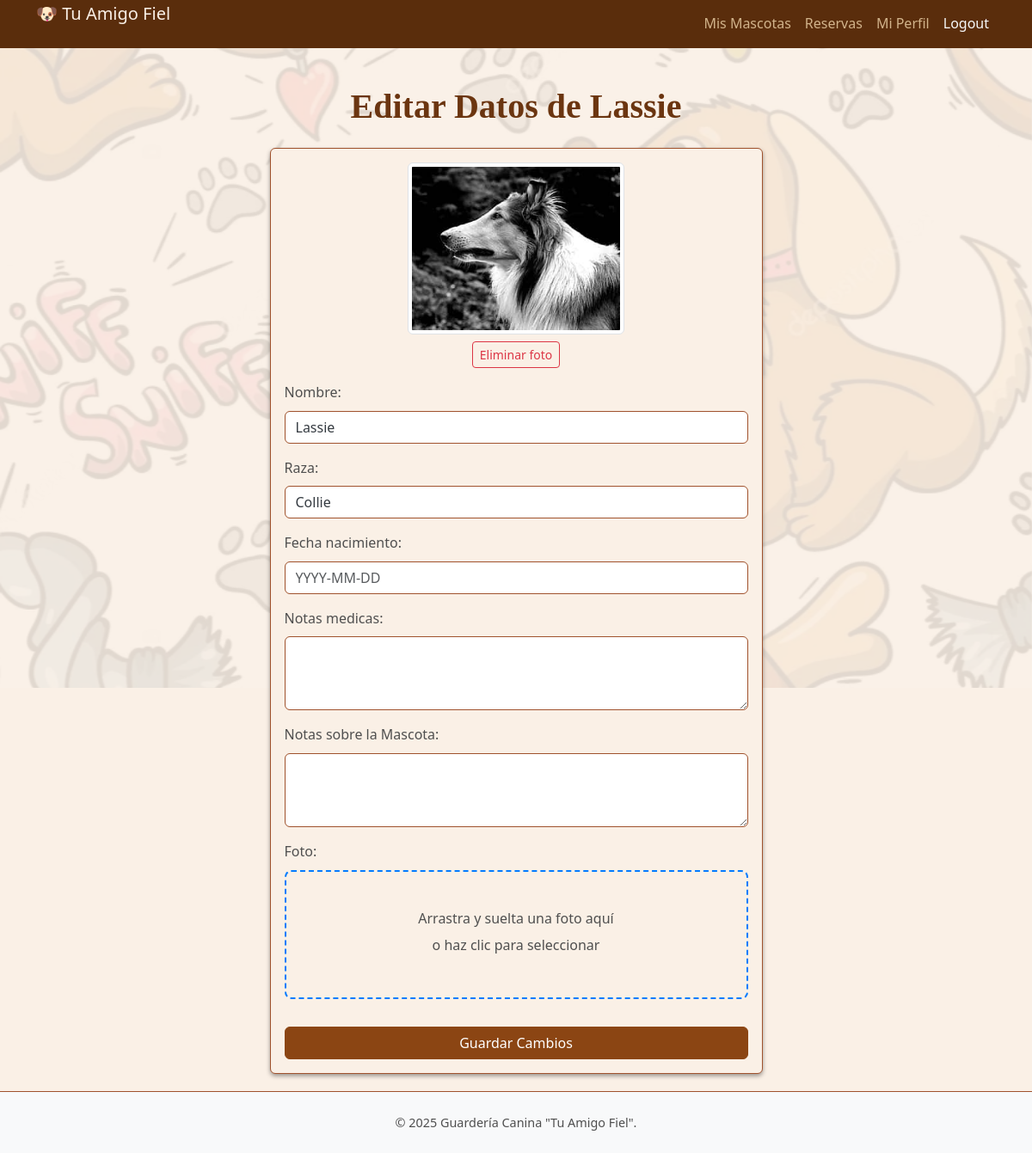
The app's page /daycare/editar/3/ (signed in) with its own data.
### daycare/models.py (models this page shows, shortened)
class Pet(models.Model):
    owner = models.ForeignKey(Owner, on_delete=models.CASCADE, related_name='pets') # Relación muchos-a-uno con Dueño
    nombre = models.CharField(max_length=100)
    raza = models.CharField(max_length=100, blank=True, null=True)
    fecha_nacimiento = models.DateField(blank=True, null=True)
    foto = models.ImageField(upload_to='pets_photos/', blank=True, null=True)
    notas_medicas = models.TextField(blank=True, null=True) # Alergias, medicaciones, etc.
    comportamiento_notas = models.TextField(blank=True, null=True, verbose_name='Notas sobre la Mascota') # Cómo se lleva con otros perros, etc.

### daycare/views.py (the view)
# urls.py: path('editar/<int:pk>/', views.editar_mascota, name='editar_mascota'),
@login_required
def editar_mascota(request, pk): # Espera el ID (pk) de la mascota a editar
    mascota = get_object_or_404(Pet, pk=pk)
    if mascota.owner.user != request.user:
        messages.error(request, 'No tienes permiso para editar esta mascota.') # Añade un mensaje de error
        return redirect('daycare:home') # Redirige a la lista de sus mascotas
    if request.method == 'POST':
        form = PetForm(request.POST, request.FILES, instance=mascota)
        if form.is_valid():
            if form.cleaned_data.get('foto') is False: # Usar .get() para manejar el caso si el campo no está en el form
                if mascota.foto: # Verifica si el campo foto de la instancia tiene un archivo
                    try:
                        mascota.foto.delete(save=False) # save=False para no guardar inmediatamente, lo guardará el form.save()
                        messages.info(request, 'Foto anterior eliminada.')
                    except Exception as e:
                        messages.error(request, f'Error al eliminar la foto anterior: {e}')
            form.save()
            messages.success(request, f'Los datos de {mascota.nombre} se han actualizado correctamente.')
            return redirect('daycare:detalle_mascota', pk=mascota.pk) # Redirigir a detalles
    else:
        form = PetForm(instance=mascota)
    return render(request, 'daycare/editar_mascota.html', {'form': form, 'mascota': mascota})

### daycare/forms.py
class PetForm(forms.ModelForm):
    class Meta:
        model = Pet
        fields = ['nombre', 'raza', 'fecha_nacimiento', 'notas_medicas', 'comportamiento_notas', 'foto']
        widgets = {
            'nombre': forms.TextInput(attrs={'class': 'form-control'}),
            'raza': forms.TextInput(attrs={'class': 'form-control'}),
            'fecha_nacimiento': forms.DateInput(attrs={'type': 'date', 'class': 'form-control'}),
            'notas_medicas': forms.Textarea(attrs={'rows': 4, 'class': 'form-control'}),
            'comportamiento_notas': forms.Textarea(attrs={'rows': 4, 'class': 'form-control'}),
            'foto': forms.FileInput(attrs={'class': 'form-control'}), # FileInput también usa form-control
        }

### daycare/templates/daycare/editar_mascota.html (shortened to what this page needs)
{% extends 'base.html' %}
{% load static %}
{% block extra_css %}
    <link rel="stylesheet" href="https://unpkg.com/flatpickr@4.6.13/dist/flatpickr.min.css">
 {% endblock %}
 {% block content %}
     <h1 class="mb-4 text-center">Editar Datos de {{ mascota.nombre }}</h1>
     <div class="row justify-content-center">
         <div class="col-md-8 col-lg-6">
             <div class="card shadow-sm">
                 <div class="card-body">
                     <form method="post" enctype="multipart/form-data">
                         <div id="existing-photo-section">
                            {% if mascota.foto %}
                                <div class="mb-3 d-flex flex-column align-items-center">
                                    <img src="{{ mascota.foto.url }}" alt="Foto de {{ mascota.nombre }}" class="img-thumbnail mb-2" style="max-height: 200px; max-width: 100%; object-fit: cover;">
                                    <button type="button" id="delete-photo-button" class="btn btn-outline-danger btn-sm">Eliminar foto</button>
                                </div>
                            {% else %}
                                 <div class="mb-3 text-center text-muted">
                                     <p>No hay foto actual.</p>
                                 </div>
                            {% endif %}
                         </div>
                         <div class="mb-3">
                             <label for="{{ form.nombre.id_for_label }}" class="form-label">{{ form.nombre.label }}:</label>
                             <input type="text"
                                    name="{{ form.nombre.name }}"
                                    id="{{ form.nombre.id_for_label }}"
                                    class="form-control {% if form.nombre.errors %}is-invalid{% endif %}"
                                    value="{{ form.nombre.value|default:'' }}">
                         </div>
                         <div class="mb-3">
                             <label for="{{ form.raza.id_for_label }}" class="form-label">{{ form.raza.label }}:</label>
                             <input type="text"
                                    name="{{ form.raza.name }}"
                                    id="{{ form.raza.id_for_label }}"
                                    class="form-control {% if form.raza.errors %}is-invalid{% endif %}"
                                    value="{{ form.raza.value|default:'' }}">
                         </div>
                         <div class="mb-3">
                             <label for="{{ form.fecha_nacimiento.id_for_label }}" class="form-label">{{ form.fecha_nacimiento.label }}:</label>
                             <input type="text"
                                    name="{{ form.fecha_nacimiento.name }}"
                                    id="{{ form.fecha_nacimiento.id_for_label }}"
                                    class="form-control {% if form.fecha_nacimiento.errors %}is-invalid{% endif %}"
                                    value="{{ form.fecha_nacimiento.value|default:'' }}"
                                    placeholder="YYYY-MM-DD">
                         </div>
                         <div class="mb-3">
                             <label for="{{ form.notas_medicas.id_for_label }}" class="form-label">{{ form.notas_medicas.label }}:</label>
                             <textarea name="{{ form.notas_medicas.name }}"
                                       id="{{ form.notas_medicas.id_for_label }}"
                                       class="form-control {% if form.notas_medicas.errors %}is-invalid{% endif %}"
                                       rows="3">{% if form.notas_medicas.value %}{{ form.notas_medicas.value }}{% endif %}</textarea>
                         </div>
                         <div class="mb-3">
                             <label for="{{ form.comportamiento_notas.id_for_label }}" class="form-label">{{ form.comportamiento_notas.label }}:</label>
                             <textarea name="{{ form.comportamiento_notas.name }}"
                                       id="{{ form.comportamiento_notas.id_for_label }}"
                                       class="form-control {% if form.comportamiento_notas.errors %}is-invalid{% endif %}"
                                       rows="3">{% if form.comportamiento_notas.value %}{{ form.comportamiento_notas.value }}{% endif %}</textarea>
                         </div>
                         <div class="mb-3">
                            <label for="{{ form.foto.id_for_label }}" class="form-label">{{ form.foto.label }}:</label>
                            <div id="drop-zone" class="drop-zone {% if form.foto.errors %}border-danger{% endif %}">
                                 <p class="drop-zone-text">Arrastra y suelta una foto aquí</p>
                                 <p class="drop-zone-text">o haz clic para seleccionar</p>
                             </div>
                        </div>
                        <button type="submit" class="btn btn-primary mt-3 w-100">Guardar Cambios</button>
                    </form>
                 </div>
             </div>
         </div>
     </div>
 {% endblock content %}

### daycare/static/daycare/css/style.css (style rules this page uses)
:root { --color-brown-lightest: #f5f5dc; --color-brown-light: #d2b48c; --color-brown-medium: #a0522d; --color-brown-dark: #8b4513; --color-brown-darkest: #5a2d0c; --color-neutral-light: #f8f9fa; --color-neutral-dark: #343a40; --color-text-primary: var(--color-neutral-dark); --color-background-body: var(--color-brown-lightest); --color-primary: #8B4513; --color-primary-dark: #6B3510; --color-secondary: #D2B48C; --color-accent: #DAA520; --color-background: #FAF0E6; --color-card-bg: #FFFFFF; --color-text: #4F4F4F; --color-text-muted: #828282; --color-border: #E0E0E0; --color-success: #28a745; --color-danger: #dc3545; --color-warning: #ffc107; --color-info: #17a2b8; --font-family-sans-serif: system-ui, -apple-system, "Segoe UI", Roboto, "Helvetica Neue", "Noto Sans", "Liberation Sans", Arial, sans-serif, "Apple Color Emoji", "Segoe UI Emoji", "Segoe UI Symbol", "Noto Color Emoji"; --font-family-headings: 'Georgia', serif; }
body { font-family: 'Segoe UI', Tahoma, Geneva, Verdana, sans-serif; color: var(--color-text-primary); background-color: var(--color-background-body); line-height: 1.6; padding-top: 56px; display: flex; flex-direction: column; min-height: 100vh; background-color: var(--color-background); color: var(--color-text); font-family: var(--font-family-sans-serif); }
body::before { content: ""; position: fixed; top: 0; left: 0; width: 100vw; height: 100vh; z-index: -1; background-image: url('/static/daycare/images/your-pattern-image.webp'); background-size: cover; background-position: center center; background-repeat: no-repeat; background-attachment: fixed; opacity: 0.1; }
h1, h2, h3, h4, h5, h6 { color: black; margin-bottom: 0.5em; font-weight: bold; font-family: var(--font-family-headings); color: var(--color-primary-dark); }
.btn-primary { background-color: var(--color-brown-medium); border-color: var(--color-brown-dark); color: white; transition: background-color 0.3s ease, border-color 0.3s ease; background-color: var(--color-primary); border-color: var(--color-primary); }
.card { border-color: var(--color-brown-light); background-color: var(--color-card-bg); border-color: var(--color-border); }
.card { border-color: var(--color-brown-medium); background-color: var(--color-background); }
.form-control { border-color: var(--color-brown-medium); color: var(--color-text-primary); }
.card-body { padding: 1rem; }
.form-label { color: var(--color-text-primary); }
.drop-zone { border: 2px dashed var(--color-brown-medium); padding: 30px; text-align: center; cursor: pointer; border-radius: 8px; color: var(--color-brown-dark); transition: background-color 0.3s ease, border-color 0.3s ease; position: relative; min-height: 150px; display: flex; flex-direction: column; justify-content: center; align-items: center; overflow: hidden; }
body { font-family: var(--font-family-sans-serif); }
h1, h2, h3, h4, h5, h6 { font-family: var(--font-family-headings); color: var(--color-primary-dark); }
p { color: var(--color-text); }
.form-label { color: var(--color-text); font-weight: 500; }
.shadow-sm { box-shadow: 0 .15rem .35rem rgba(0, 0, 0, .375) !important; }

### daycare/templates/daycare/editar_mascota.html (style rules this page uses)
.drop-zone { border: 2px dashed #007bff; padding: 30px; text-align: center; cursor: pointer; border-radius: 8px; color: #007bff; transition: background-color 0.3s ease, border-color 0.3s ease; position: relative; min-height: 150px; display: flex; flex-direction: column; justify-content: center; align-items: center; overflow: hidden; }
.drop-zone .drop-zone-text { position: relative; z-index: 5; pointer-events: none; margin-bottom: 5px; }

### templates/base.html (style rules this page uses)
body { padding-top: 56px; }

### records on screen
Pet: nombre "Lassie", foto (picture), raza "Collie"
